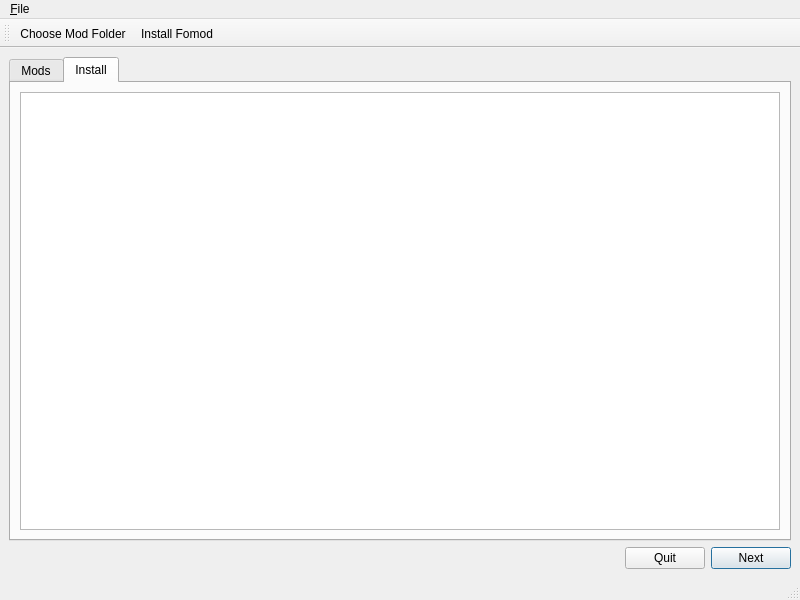
<?xml version="1.0" encoding="UTF-8"?>
<ui version="4.0">
 <class>MainWindow</class>
 <widget class="QMainWindow" name="MainWindow">
  <property name="geometry">
   <rect>
    <x>0</x>
    <y>0</y>
    <width>800</width>
    <height>600</height>
   </rect>
  </property>
  <property name="windowTitle">
   <string>MainWindow</string>
  </property>
  <widget class="QWidget" name="centralwidget">
   <layout class="QGridLayout" name="gridLayout">
    <item row="3" column="1">
     <widget class="QPushButton" name="quit_button">
      <property name="layoutDirection">
       <enum>Qt::LeftToRight</enum>
      </property>
      <property name="text">
       <string>Quit</string>
      </property>
      <property name="icon">
       <iconset theme="dialog-cancel">
        <normaloff>../../../../../.designer/backup</normaloff>../../../../../.designer/backup</iconset>
      </property>
      <property name="autoDefault">
       <bool>false</bool>
      </property>
     </widget>
    </item>
    <item row="3" column="0">
     <spacer name="horizontalSpacer">
      <property name="orientation">
       <enum>Qt::Horizontal</enum>
      </property>
      <property name="sizeHint" stdset="0">
       <size>
        <width>40</width>
        <height>20</height>
       </size>
      </property>
     </spacer>
    </item>
    <item row="3" column="2">
     <widget class="QPushButton" name="next_button">
      <property name="layoutDirection">
       <enum>Qt::LeftToRight</enum>
      </property>
      <property name="text">
       <string>Next</string>
      </property>
      <property name="icon">
       <iconset theme="arrow-right">
        <normaloff>../../../../../.designer/backup</normaloff>../../../../../.designer/backup</iconset>
      </property>
      <property name="autoDefault">
       <bool>false</bool>
      </property>
      <property name="default">
       <bool>true</bool>
      </property>
      <property name="flat">
       <bool>false</bool>
      </property>
     </widget>
    </item>
    <item row="0" column="0" colspan="3">
     <widget class="QTabWidget" name="tabWidget">
      <property name="currentIndex">
       <number>1</number>
      </property>
      <widget class="QWidget" name="installed_mods_tab">
       <property name="sizePolicy">
        <sizepolicy hsizetype="Expanding" vsizetype="Expanding">
         <horstretch>0</horstretch>
         <verstretch>0</verstretch>
        </sizepolicy>
       </property>
       <attribute name="title">
        <string>Mods</string>
       </attribute>
       <attribute name="toolTip">
        <string>Currently installed mods</string>
       </attribute>
       <layout class="QGridLayout" name="gridLayout_3">
        <item row="0" column="0">
         <widget class="QTableView" name="mod_table"/>
        </item>
       </layout>
      </widget>
      <widget class="QWidget" name="fomod_tab">
       <attribute name="title">
        <string>Install</string>
       </attribute>
       <layout class="QGridLayout" name="gridLayout_2">
        <item row="0" column="0">
         <widget class="QListWidget" name="plugin_list"/>
        </item>
       </layout>
      </widget>
     </widget>
    </item>
   </layout>
  </widget>
  <widget class="QMenuBar" name="menubar">
   <property name="geometry">
    <rect>
     <x>0</x>
     <y>0</y>
     <width>800</width>
     <height>34</height>
    </rect>
   </property>
   <widget class="QMenu" name="menu_File">
    <property name="title">
     <string>&amp;File</string>
    </property>
    <addaction name="action_Install_Fomod"/>
    <addaction name="separator"/>
    <addaction name="action_Quit"/>
   </widget>
   <addaction name="menu_File"/>
  </widget>
  <widget class="QStatusBar" name="statusbar"/>
  <widget class="QToolBar" name="toolBar">
   <property name="windowTitle">
    <string>toolBar</string>
   </property>
   <attribute name="toolBarArea">
    <enum>TopToolBarArea</enum>
   </attribute>
   <attribute name="toolBarBreak">
    <bool>false</bool>
   </attribute>
   <addaction name="actionChoose_Mod_Folder"/>
   <addaction name="action_Install_Fomod"/>
  </widget>
  <action name="action_Install_Fomod">
   <property name="icon">
    <iconset theme="package-x-generic">
     <normaloff>../../../../../.designer/backup</normaloff>../../../../../.designer/backup</iconset>
   </property>
   <property name="text">
    <string>&amp;Install Fomod...</string>
   </property>
   <property name="shortcut">
    <string>Ctrl+I</string>
   </property>
  </action>
  <action name="action_Quit">
   <property name="icon">
    <iconset theme="application-exit">
     <normaloff>../../../../../.designer/backup</normaloff>../../../../../.designer/backup</iconset>
   </property>
   <property name="text">
    <string>&amp;Quit</string>
   </property>
   <property name="shortcut">
    <string>Ctrl+Q</string>
   </property>
  </action>
  <action name="actionChoose_Mod_Folder">
   <property name="icon">
    <iconset theme="folder">
     <normaloff>../../../../../.designer/backup</normaloff>../../../../../.designer/backup</iconset>
   </property>
   <property name="text">
    <string>Choose Mod Folder</string>
   </property>
   <property name="toolTip">
    <string>Choose Mod Folder</string>
   </property>
  </action>
 </widget>
 <resources/>
 <connections>
  <connection>
   <sender>tabWidget</sender>
   <signal>currentChanged(int)</signal>
   <receiver>next_button</receiver>
   <slot>update()</slot>
   <hints>
    <hint type="sourcelabel">
     <x>147</x>
     <y>93</y>
    </hint>
    <hint type="destinationlabel">
     <x>756</x>
     <y>558</y>
    </hint>
   </hints>
  </connection>
 </connections>
</ui>
